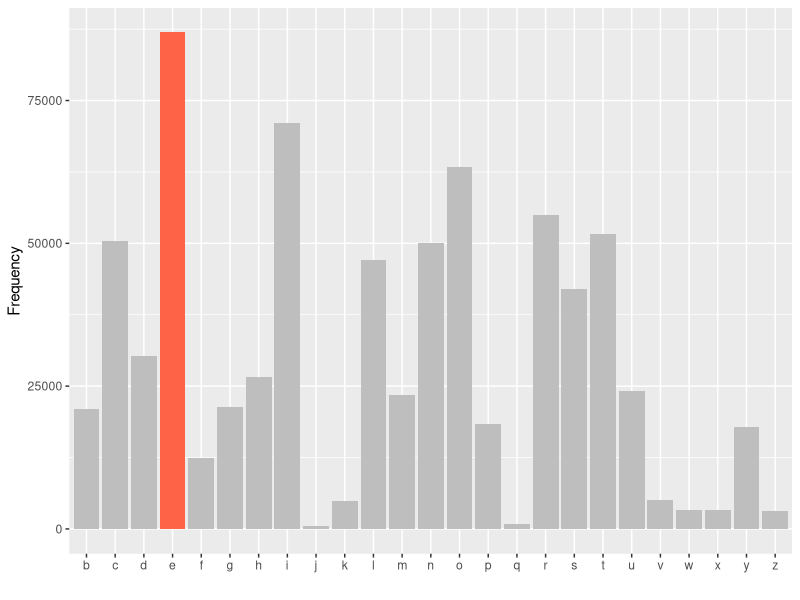
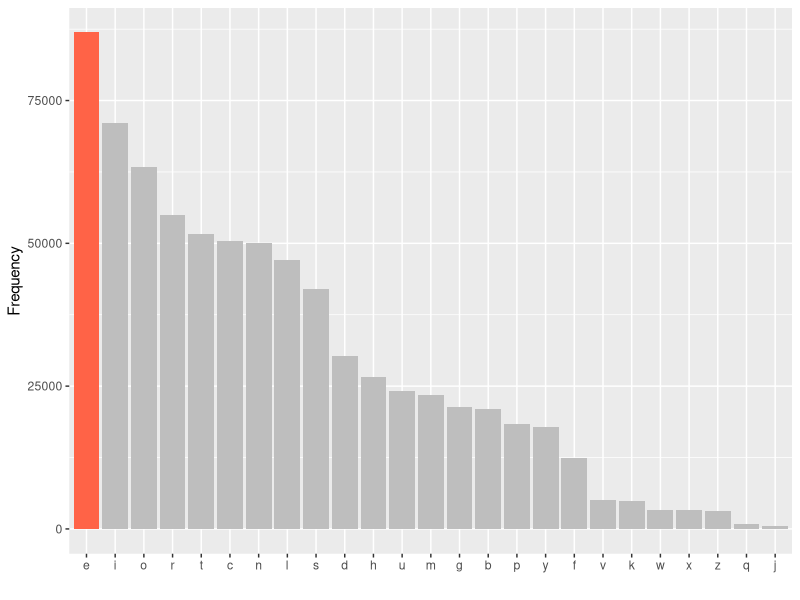

The R script that drew these images, in order:
# Dependencies
library(ggplot2)
library(dplyr)
library(tidyverse)

# Load words.txt and set all words to lowercase
words <- tolower(readLines("words.txt"))

# Split words into constituent letters
# Use unlist() to turn list of lists into a single list
letters <- unlist(strsplit(words, ""))

# Create table of the number of occurences of each letter
# Use as.data.frame() to ready for plotting
letters_count <- as.data.frame(table(letters))
letters_count <- letters_count[-1,] # remove occurrences of hyphens

# Save letters count as a table for inclusion in report.html
write.table(letters_count, "letters_count.tsv",
            sep = "\t", row.names = FALSE, quote = FALSE)

# Generate a bar chart of letter occurrences using ggplot
histogram_unsorted <- letters_count %>%
  mutate(highlight_flag = ifelse(letters == 'e', "yes", "no")) %>%
  ggplot(aes(x = letters, y = Freq, fill = highlight_flag)) +
  geom_bar(stat = "identity") +
  labs(x = "", y = "Frequency") +
  scale_fill_manual(values = c("yes" = "tomato", "no" ="gray")) +
  guides(fill=FALSE)

# Generate a bar plot sorted in descending frequency
histogram_sorted <- letters_count %>%
  mutate(highlight_flag = ifelse(letters == 'e', "yes", "no"),
         letters = fct_reorder(letters, Freq, .desc = TRUE)) %>%
  ggplot(aes(x = letters, y = Freq, fill = highlight_flag)) +
  geom_bar(stat = "identity") +
  labs(x = "", y = "Frequency") +
  scale_fill_manual(values = c("yes" = "tomato", "no" ="gray")) +
  guides(fill=FALSE)

# Save the bar plots
ggsave("histogram_unsorted.png", plot = histogram_unsorted, width = 7, height = 7)
ggsave("histogram_sorted.png", plot = histogram_sorted, width = 7, height = 7)


